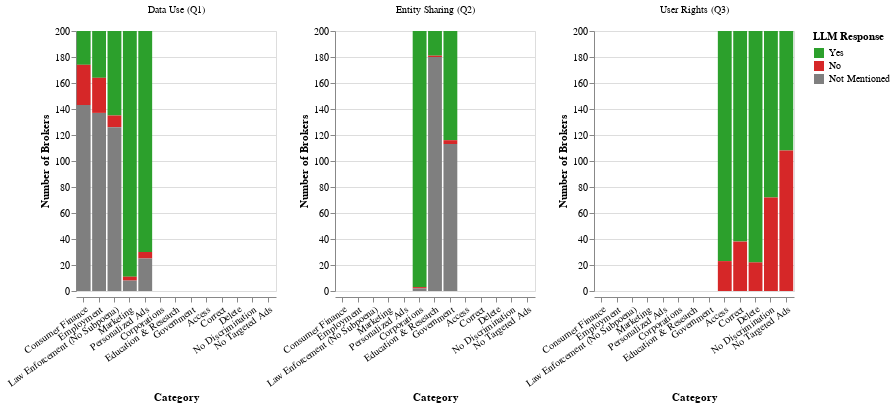

This figure's notebook cell:
### Code cell
stacked_counts_chart = (
    alt.Chart(altair_summary)
    .mark_bar()
    .encode(
        x=alt.X("category_label:N", title="Category", sort=None, axis=alt.Axis(labelAngle=-35)),
        y=alt.Y("count:Q", title="Number of Brokers"),
        color=alt.Color(
            "response_label:N",
            title="LLM Response",
            scale=alt.Scale(domain=response_order, range=response_colors)
        ),
        column=alt.Column("question:N", title="")
    )
    .properties(width=200, height=260)
    .resolve_scale(y="independent")
)

stacked_counts_chart.interactive()

### Figure 1 — Vega-Lite specification as saved in the notebook (floating-point values rounded to 4 significant figures)
{"config": {"view": {"continuousWidth": 300, "continuousHeight": 300}}, "data": {"name": "data-bd741341fb76c7a124078911c0f275d9"}, "mark": {"type": "bar"}, "encoding": {"color": {"field": "response_label", "scale": {"domain": ["Yes", "No", "Not Mentioned"], "range": ["#2ca02c", "#d62728", "#7f7f7f"]}, "title": "LLM Response", "type": "nominal"}, "column": {"field": "question", "title": "", "type": "nominal"}, "x": {"axis": {"labelAngle": -35}, "field": "category_label", "sort": null, "title": "Category", "type": "nominal"}, "y": {"field": "count", "title": "Number of Brokers", "type": "quantitative"}}, "height": 260, "params": [{"name": "param_1", "select": {"type": "interval", "encodings": ["x", "y"]}, "bind": "scales"}], "resolve": {"scale": {"y": "independent"}}, "width": 200, "$schema": "https://vega.github.io/schema/vega-lite/v5.20.1.json", "datasets": {"data-bd741341fb76c7a124078911c0f275d9": [{"question": "Data Use (Q1)", "category": "consumer_finance", "category_label": "Consumer Finance", "response": 1, "response_label": "Yes", "count": 26, "share": 0.13}, {"question": "Data Use (Q1)", "category": "consumer_finance", "category_label": "Consumer Finance", "response": 0, "response_label": "No", "count": 31, "share": 0.155}, {"question": "Data Use (Q1)", "category": "consumer_finance", "category_label": "Consumer Finance", "response": 2, "response_label": "Not Mentioned", "count": 143, "share": 0.715}, {"question": "Data Use (Q1)", "category": "employment", "category_label": "Employment", "response": 1, "response_label": "Yes", "count": 36, "share": 0.18}, {"question": "Data Use (Q1)", "category": "employment", "category_label": "Employment", "response": 0, "response_label": "No", "count": 27, "share": 0.135}, {"question": "Data Use (Q1)", "category": "employment", "category_label": "Employment", "response": 2, "response_label": "Not Mentioned", "count": 137, "share": 0.685}, {"question": "Data Use (Q1)", "category": "law_no_subpoena", "category_label": "Law Enforcement (No Subpoena)", "response": 1, "response_label": "Yes", "count": 65, "share": 0.325}, {"question": "Data Use (Q1)", "category": "law_no_subpoena", "category_label": "Law Enforcement (No Subpoena)", "response": 0, "response_label": "No", "count": 9, "share": 0.045}, {"question": "Data Use (Q1)", "category": "law_no_subpoena", "category_label": "Law Enforcement (No Subpoena)", "response": 2, "response_label": "Not Mentioned", "count": 126, "share": 0.63}, {"question": "Data Use (Q1)", "category": "marketing", "category_label": "Marketing", "response": 1, "response_label": "Yes", "count": 189, "share": 0.945}, {"question": "Data Use (Q1)", "category": "marketing", "category_label": "Marketing", "response": 0, "response_label": "No", "count": 3, "share": 0.015}, {"question": "Data Use (Q1)", "category": "marketing", "category_label": "Marketing", "response": 2, "response_label": "Not Mentioned", "count": 8, "share": 0.04}, {"question": "Data Use (Q1)", "category": "personalized_ads", "category_label": "Personalized Ads", "response": 1, "response_label": "Yes", "count": 170, "share": 0.85}, {"question": "Data Use (Q1)", "category": "personalized_ads", "category_label": "Personalized Ads", "response": 0, "response_label": "No", "count": 5, "share": 0.025}, {"question": "Data Use (Q1)", "category": "personalized_ads", "category_label": "Personalized Ads", "response": 2, "response_label": "Not Mentioned", "count": 25, "share": 0.125}, {"question": "Entity Sharing (Q2)", "category": "corporations", "category_label": "Corporations", "response": 1, "response_label": "Yes", "count": 197, "share": 0.985}, {"question": "Entity Sharing (Q2)", "category": "corporations", "category_label": "Corporations", "response": 0, "response_label": "No", "count": 1, "share": 0.005}, {"question": "Entity Sharing (Q2)", "category": "corporations", "category_label": "Corporations", "response": 2, "response_label": "Not Mentioned", "count": 2, "share": 0.01}, {"question": "Entity Sharing (Q2)", "category": "education_research", "category_label": "Education & Research", "response": 1, "response_label": "Yes", "count": 19, "share": 0.095}, {"question": "Entity Sharing (Q2)", "category": "education_research", "category_label": "Education & Research", "response": 0, "response_label": "No", "count": 1, "share": 0.005}, {"question": "Entity Sharing (Q2)", "category": "education_research", "category_label": "Education & Research", "response": 2, "response_label": "Not Mentioned", "count": 180, "share": 0.9}, {"question": "Entity Sharing (Q2)", "category": "gov", "category_label": "Government", "response": 1, "response_label": "Yes", "count": 84, "share": 0.42}, {"question": "Entity Sharing (Q2)", "category": "gov", "category_label": "Government", "response": 0, "response_label": "No", "count": 3, "share": 0.015}, {"question": "Entity Sharing (Q2)", "category": "gov", "category_label": "Government", "response": 2, "response_label": "Not Mentioned", "count": 113, "share": 0.565}, {"question": "User Rights (Q3)", "category": "access", "category_label": "Access", "response": 1, "response_label": "Yes", "count": 177, "share": 0.885}, {"question": "User Rights (Q3)", "category": "access", "category_label": "Access", "response": 0, "response_label": "No", "count": 23, "share": 0.115}, {"question": "User Rights (Q3)", "category": "correct", "category_label": "Correct", "response": 1, "response_label": "Yes", "count": 162, "share": 0.81}, {"question": "User Rights (Q3)", "category": "correct", "category_label": "Correct", "response": 0, "response_label": "No", "count": 38, "share": 0.19}, {"question": "User Rights (Q3)", "category": "delete", "category_label": "Delete", "response": 1, "response_label": "Yes", "count": 178, "share": 0.89}, {"question": "User Rights (Q3)", "category": "delete", "category_label": "Delete", "response": 0, "response_label": "No", "count": 22, "share": 0.11}, {"question": "User Rights (Q3)", "category": "no_discrimination", "category_label": "No Discrimination", "response": 1, "response_label": "Yes", "count": 128, "share": 0.64}, {"question": "User Rights (Q3)", "category": "no_discrimination", "category_label": "No Discrimination", "response": 0, "response_label": "No", "count": 72, "share": 0.36}, {"question": "User Rights (Q3)", "category": "no_targeted_ads", "category_label": "No Targeted Ads", "response": 1, "response_label": "Yes", "count": 92, "share": 0.46}, {"question": "User Rights (Q3)", "category": "no_targeted_ads", "category_label": "No Targeted Ads", "response": 0, "response_label": "No", "count": 108, "share": 0.54}]}}
